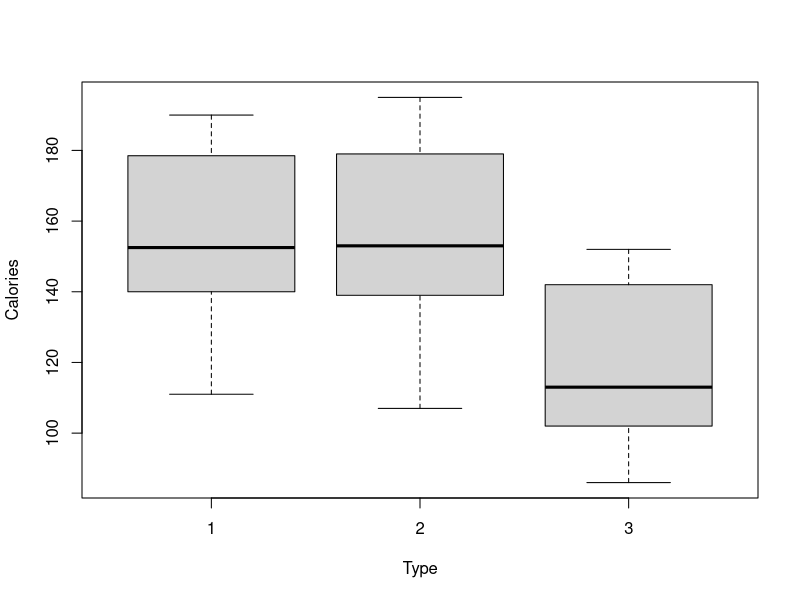
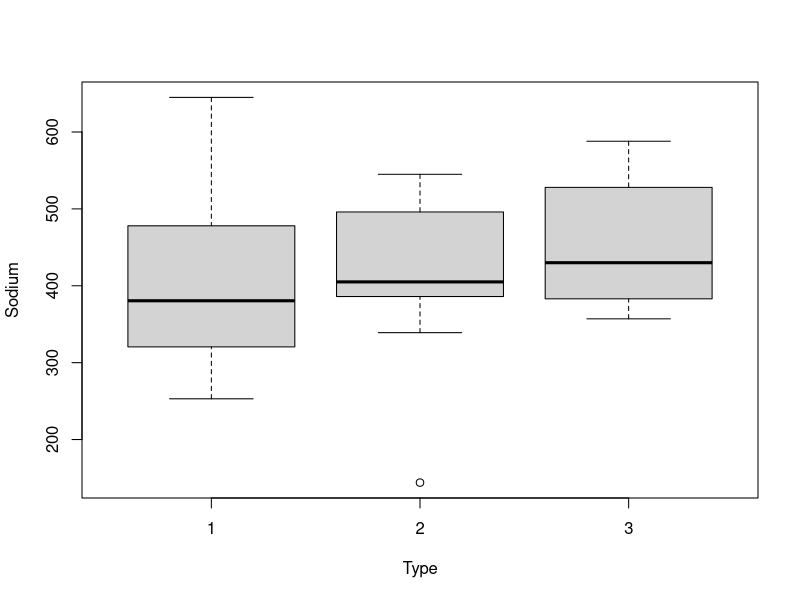
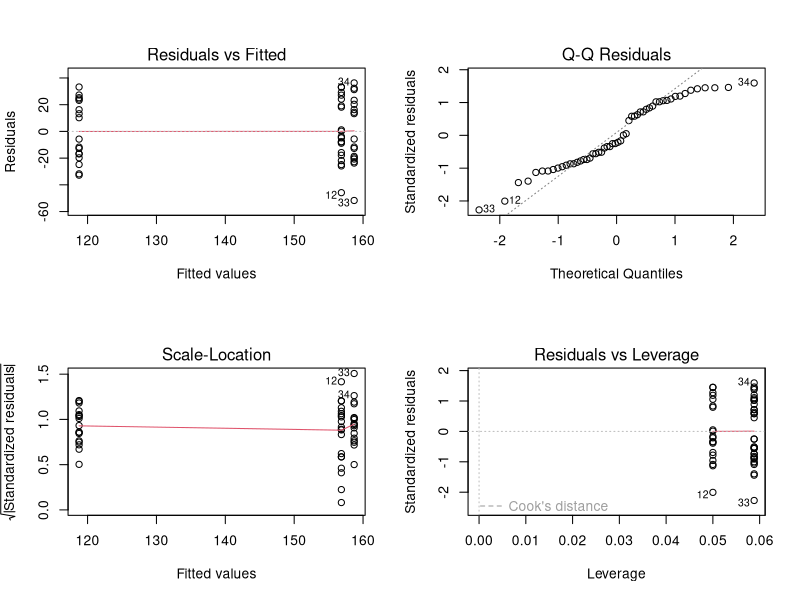

Here is the R script that generated these plots, in order:
## ---- chunk 1
knitr::opts_chunk$set(echo = TRUE)
## ---- chunk 2
tab<-read.table("hotdogs.txt",header=TRUE)
head(tab)
str(tab)
## ---- chunk 3
table(tab$Type)
tab=tab[-which(tab$Type==4),]
table(tab$Type)
## ---- chunk 4
tab$Type=as.factor(tab$Type)
## ---- chunk 5
summary(tab$Calories)
summary(tab$Sodium)
## ---- chunk 6
by(tab$Calories,tab$Type,function(x) summary(x))
## ---- chunk 7
by(tab$Sodium,tab$Type,function(x) summary(x))
## ---- chunk 8
plot(Calories~Type,data=tab)
plot(Sodium~Type,data=tab)
## ---- chunk 9
mod1=lm(Calories~Type,data=tab)
par(mfrow=c(2,2))
plot(mod1)
## ---- chunk 10
anova(mod1)
## ---- chunk 11
summary(mod1)
## ---- chunk 12
library(lsmeans)
lsmeans(mod1,pairwise~Type,data=tab,adjust="bonferroni")
